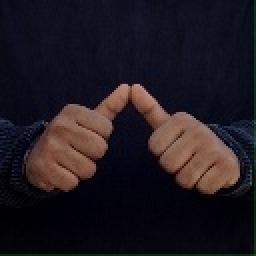
#> input picture templates/A.jpg, 128 x 128 px, found by its file name (shown 2 times larger)
$ python cmain.py
#> lines starting #> are read from the running program, lines starting #| are printed output that depends on the picture; after the words box and inside, x2 and y2 are one past the last pixel; in counts of white or black regions, pixels touching at a corner belong together
import cv2
import numpy as np
import os
import time
from collections import deque
import argparse

class PureCV_ISLRecognizer:
    def __init__(self, template_path):
        # Convert to absolute path and normalize
        self.template_path = os.path.abspath(os.path.normpath(template_path))

        # Core system state
        self.current_word = []
        self.words_history = []
        self.last_capture_time = 0
        self.last_gesture_time = 0
        self.inactivity_timeout = 3.0
        self.min_contour_area = 800

        # Recognition thresholds
        self.similarity_threshold = 0.7
        self.stability_threshold = 0.8

        # Countdown system
        self.countdown_start_time = 0
        self.countdown_active = False
        self.countdown_target = 2.0
        self.countdown_gesture = None

        # Display and performance
        self.frame_count = 0
        self.gestures_captured = 0
        self.processing_times = deque(maxlen=30)
        self.show_skin_mask = True

        # ROI configuration
        self.roi_active = True
        self.roi_size = 300
        self.roi_position = None

        # Skin detection parameters (optimized for brown hands)
        self.skin_lower_ycrcb = np.array([0, 135, 85], dtype=np.uint8)
        self.skin_upper_ycrcb = np.array([255, 180, 135], dtype=np.uint8)

        # Template storage
        self.templates = {}
        self.template_features = {}

        # Load and process templates
        self.load_templates()

    def load_templates(self):
        """Load and preprocess all template images"""
        print("Loading and processing templates...")
        print(f"Looking in: {self.template_path}")

        if not os.path.exists(self.template_path):
            print(f"Error: Template path does not exist!")
            print(f"Checked: {self.template_path}")
            print("\nPlease ensure the path is correct or use:")
            print("  python mainc.py --template_path \"C:\\Users\\iitsi\\Academics\\Sem V\\Computer Vision\\proj_2\\CV Project\\CV Project\\templates\"")
            return

        template_files = [f for f in os.listdir(self.template_path)
                         if f.lower().endswith(('.png', '.jpg', '.jpeg'))]

        if not template_files:
            print("No template images found!")
            print(f"Directory contents: {os.listdir(self.template_path)}")
            return

        print(f"Found {len(template_files)} template files")
        successful_templates = 0

        for filename in template_files:
            letter = os.path.splitext(filename)[0].upper()
            img_path = os.path.join(self.template_path, filename)
            template = cv2.imread(img_path, cv2.IMREAD_GRAYSCALE)
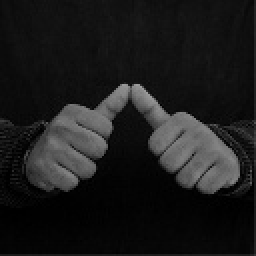
#> template: shape (128, 128) (shown 2 times larger); min 0, max 157, mean 27.4

            if template is not None:
                # Consistent preprocessing
                template_processed = self.preprocess_template(template)
                self.templates[letter] = template_processed

                # Extract features
                features = self.extract_pure_features(template_processed)
                if features is not None:
                    self.template_features[letter] = features
                    successful_templates += 1
                    print(f"  ✓ Loaded: {letter}")
                else:
                    print(f"  ✗ Failed features: {letter}")
            else:
                print(f"✗ Failed to load: {filename}")

        print(f"Successfully loaded {successful_templates}/{len(template_files)} templates")
        print(f"Available gestures: {list(self.template_features.keys())}")

    def preprocess_template(self, image):
        """Consistent template preprocessing to 200x200 with clean binarization"""
        target_size = 200

        # Handle different input sizes (like SPACE.jpg at 271x271)
        h, w = image.shape
        if h != target_size or w != target_size:
            scale = min(target_size / w, target_size / h)
            new_w, new_h = int(w * scale), int(h * scale)
            resized = cv2.resize(image, (new_w, new_h), interpolation=cv2.INTER_AREA)

            # Center on canvas
            canvas = np.zeros((target_size, target_size), dtype=np.uint8)
            x_offset = (target_size - new_w) // 2
            y_offset = (target_size - new_h) // 2
            canvas[y_offset:y_offset+new_h, x_offset:x_offset+new_w] = resized
            image = canvas

        # Apply CLAHE for contrast
        clahe = cv2.createCLAHE(clipLimit=2.0, tileGridSize=(8, 8))
        equalized = clahe.apply(image)
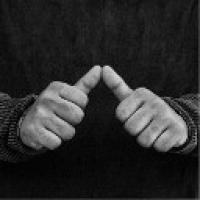
#> equalized: shape (200, 200); min 1, max 208, mean 42.2

        # Adaptive thresholding
        thresh = cv2.adaptiveThreshold(equalized, 255, cv2.ADAPTIVE_THRESH_GAUSSIAN_C,
                                      cv2.THRESH_BINARY, 11, 2)
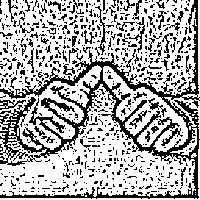
#> thresh: shape (200, 200); 68.5% white; black in thin lines or dots

        # Ensure white hand on black background
        if np.mean(thresh) > 127:
            thresh = cv2.bitwise_not(thresh)
#> thresh: shape (200, 200); 31.5% white in thin lines or dots

        # Clean with morphology
        kernel = np.ones((3, 3), np.uint8)
        thresh = cv2.morphologyEx(thresh, cv2.MORPH_OPEN, kernel)
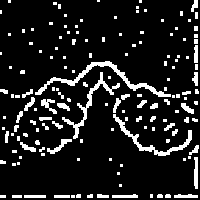
#> thresh: shape (200, 200); 12% white; 153 white regions (103 under 20 px), largest, box (x1, y1, x2, y2) and area: (35, 61, 171, 97) 687, (113, 114, 192, 156) 459, (62, 72, 120, 139) 451
        thresh = cv2.morphologyEx(thresh, cv2.MORPH_CLOSE, kernel)
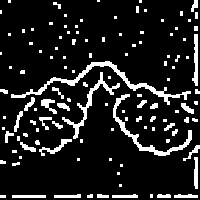
#> thresh: shape (200, 200); 12.4% white; 121 white regions (78 under 20 px)

        return thresh

    def preprocess_live_frame(self, image):
        """Enhanced skin segmentation using YCrCb color space"""
        # Convert to YCrCb for robust skin detection
        ycrcb = cv2.cvtColor(image, cv2.COLOR_BGR2YCrCb)

        # Apply CLAHE to Y channel for lighting invariance
        clahe = cv2.createCLAHE(clipLimit=2.0, tileGridSize=(8, 8))
        ycrcb[:,:,0] = clahe.apply(ycrcb[:,:,0])

        # Skin color segmentation
        skin_mask = cv2.inRange(ycrcb, self.skin_lower_ycrcb, self.skin_upper_ycrcb)

        # Morphological cleaning
        kernel_open = np.ones((3, 3), np.uint8)
        kernel_close = np.ones((7, 7), np.uint8)
        skin_mask = cv2.morphologyEx(skin_mask, cv2.MORPH_OPEN, kernel_open)
        skin_mask = cv2.morphologyEx(skin_mask, cv2.MORPH_CLOSE, kernel_close)

        # Fill largest contour to remove holes
        contours, _ = cv2.findContours(skin_mask, cv2.RETR_EXTERNAL, cv2.CHAIN_APPROX_SIMPLE)
        if contours:
            largest_contour = max(contours, key=cv2.contourArea)
            cv2.drawContours(skin_mask, [largest_contour], -1, 255, -1)

        return skin_mask

    def extract_pure_features(self, binary_image):
        """
        Extract pure computer vision features:
        - 7 Hu Moments (shape descriptors)
        - 5 contour shape features
        - 1 edge density feature
        Total: 13 features
        """
        contours, _ = cv2.findContours(binary_image, cv2.RETR_EXTERNAL, cv2.CHAIN_APPROX_SIMPLE)
#> contours = 121 contours, 94 with area under 20; largest, box (x1, y1, x2, y2) and area: (11, 61, 191, 105) 661, (113, 94, 192, 156) 427, (62, 72, 120, 139) 330, (192, 34, 198, 86) 140, (39, 139, 72, 156) 104

        if not contours:
            return None

        largest_contour = max(contours, key=cv2.contourArea)
#> largest_contour = contour of 245 points, box (x1, y1, x2, y2) (11, 61, 191, 105), area 661
        contour_area = cv2.contourArea(largest_contour)
#> contour_area = 661
#| Available gestures: ['B', 'C', 'E']

        # Basic area filter
        if contour_area < self.min_contour_area:
            return None

        try:
            # Get convex hull for stable shape
            hull = cv2.convexHull(largest_contour)
            hull_area = cv2.contourArea(hull)

            # 1. Hu Moments (7 features) - rotation, scale, translation invariant
            moments = cv2.moments(hull)
            hu_moments = cv2.HuMoments(moments).flatten()

            # Log transform for better numerical behavior
            hu_moments = -np.sign(hu_moments) * np.log10(np.abs(hu_moments) + 1e-8)

            # 2. Contour shape features (5 features)
            area = cv2.contourArea(largest_contour)
            perimeter = cv2.arcLength(hull, True)
            x, y, w, h = cv2.boundingRect(hull)

            aspect_ratio = w / h if h > 0 else 0
            extent = area / (w * h) if w * h > 0 else 0
            solidity = area / hull_area if hull_area > 0 else 0

            # 3. Edge density feature (1 feature)
            edges = cv2.Canny(binary_image, 50, 150)
            edge_density = np.sum(edges > 0) / (edges.size + 1e-8)

            # Combine all 13 features
            features = np.concatenate([
                hu_moments,                    # 7 features
                [area / 10000,                 # Normalized area
                 perimeter / 1000,             # Normalized perimeter
                 aspect_ratio, extent, solidity, # Shape ratios
                 edge_density]                 # Edge density
            ])

            return features

        except Exception as e:
            return None

    def cosine_similarity(self, vec1, vec2):
        """Compute cosine similarity between two feature vectors"""
        if vec1 is None or vec2 is None:
            return 0.0

        # Normalize vectors
        norm1 = np.linalg.norm(vec1)
        norm2 = np.linalg.norm(vec2)

        if norm1 == 0 or norm2 == 0:
            return 0.0

        return np.dot(vec1, vec2) / (norm1 * norm2)

    def recognize_by_similarity(self, live_features):
        """Recognize gesture using pure cosine similarity with templates"""
        if live_features is None or not self.template_features:
            return [], 0.0

        similarities = []

        for letter, template_feat in self.template_features.items():
            similarity = self.cosine_similarity(live_features, template_feat)
            similarities.append((letter, similarity))

        # Sort by similarity (descending)
        similarities.sort(key=lambda x: x[1], reverse=True)

        # Return top matches and best similarity
        top_matches = similarities[:3]
        best_similarity = top_matches[0][1] if top_matches else 0.0

        return top_matches, best_similarity

    def update_countdown(self, current_gesture, current_similarity):
        """Manage the 2-second countdown for gesture stability"""
        current_time = time.time()

        # Reset if no valid gesture or low similarity
        if not current_gesture or current_similarity < self.similarity_threshold:
            self.countdown_active = False
            return False, 0.0

        if self.countdown_active and self.countdown_gesture == current_gesture:
            # Continue existing countdown
            elapsed = current_time - self.countdown_start_time
            progress = min(elapsed / self.countdown_target, 1.0)

            if elapsed >= self.countdown_target:
                # Countdown complete
                self.countdown_active = False
                return True, 1.0
            else:
                return False, progress
        else:
            # Start new countdown
            self.countdown_active = True
            self.countdown_gesture = current_gesture
            self.countdown_start_time = current_time
            return False, 0.0

    # [19 lines left out: function commit_gesture, not called in this run]

    def setup_roi(self, frame):
        """Setup ROI in center of frame"""
        h, w = frame.shape[:2]
        roi_x = (w - self.roi_size) // 2
        roi_y = (h - self.roi_size) // 2
        self.roi_position = (roi_x, roi_y, self.roi_size, self.roi_size)
        return self.roi_position

    def extract_roi(self, frame):
        """Extract ROI from frame"""
        if not self.roi_active or self.roi_position is None:
            return frame
        x, y, size, _ = self.roi_position
        roi = frame[y:y+size, x:x+size]
        # Handle case where ROI is out of bounds
        return roi if roi.size > 0 else frame

    def create_display(self, frame, skin_mask, contours, top_matches, countdown_progress, processing_time):
        """Create clean, informative display"""
        h, w = frame.shape[:2]

        # Create side-by-side display
        display_frame = np.zeros((h, w * 2, 3), dtype=np.uint8)

        # Left: Original frame with annotations
        left_frame = frame.copy()

        # Draw ROI with state-based coloring
        if self.roi_active and self.roi_position:
            x, y, size, _ = self.roi_position
            if countdown_progress >= 1.0:
                color = (0, 255, 0)  # Green - ready
            elif countdown_progress > 0:
                color = (0, 255, 255)  # Yellow - counting
            else:
                color = (128, 128, 128)  # Gray - idle

            cv2.rectangle(left_frame, (x, y), (x + size, y + size), color, 3)
            cv2.putText(left_frame, "ROI", (x, y-10),
                       cv2.FONT_HERSHEY_SIMPLEX, 0.6, color, 2)

        # Draw contours if valid
        if contours:
            largest_contour = max(contours, key=cv2.contourArea)
            if cv2.contourArea(largest_contour) > self.min_contour_area:
                hull = cv2.convexHull(largest_contour)
                cv2.drawContours(left_frame, [hull], -1, (0, 255, 0), 2)
                cv2.drawContours(left_frame, [largest_contour], -1, (255, 0, 0), 1)

        # Right: Information and skin mask
        right_frame = np.zeros((h, w, 3), dtype=np.uint8)

        # Top: Skin mask display
        skin_display = cv2.cvtColor(skin_mask, cv2.COLOR_GRAY2BGR)
        skin_display = cv2.resize(skin_display, (w, h//3))
        right_frame[0:h//3, :] = skin_display
        cv2.putText(right_frame, "Hand Segmentation", (10, 20),
                   cv2.FONT_HERSHEY_SIMPLEX, 0.6, (255, 255, 255), 1)

        # Middle: Recognition info
        info_panel = np.zeros((h//3, w, 3), dtype=np.uint8)
        y_offset = 30

        # Current detection status
        if top_matches:
            best_gesture, best_similarity = top_matches[0]
            status_color = (0, 255, 0) if countdown_progress >= 1.0 else (0, 255, 255)
            status_text = f"READY: {best_gesture}" if countdown_progress >= 1.0 else f"Detecting: {best_gesture}"
            cv2.putText(info_panel, status_text, (10, y_offset),
                       cv2.FONT_HERSHEY_SIMPLEX, 0.7, status_color, 2)
            y_offset += 35

            cv2.putText(info_panel, f"Similarity: {best_similarity:.1%}", (10, y_offset),
                       cv2.FONT_HERSHEY_SIMPLEX, 0.5, (255, 255, 255), 1)
            y_offset += 25
        else:
            cv2.putText(info_panel, "No hand detected", (10, y_offset),
                       cv2.FONT_HERSHEY_SIMPLEX, 0.7, (0, 0, 255), 2)
            y_offset += 35

        # Countdown progress bar
        bar_width = 200
        bar_height = 20
        cv2.rectangle(info_panel, (10, y_offset), (10 + bar_width, y_offset + bar_height),
                     (50, 50, 50), -1)

        if countdown_progress > 0:
            progress_width = int(bar_width * countdown_progress)
            color = (0, 255, 0) if countdown_progress >= 1.0 else (0, 255, 255)
            cv2.rectangle(info_panel, (10, y_offset), (10 + progress_width, y_offset + bar_height),
                         color, -1)

        countdown_text = "READY!" if countdown_progress >= 1.0 else f"Stability: {countdown_progress:.0%}"
        cv2.putText(info_panel, countdown_text, (10 + bar_width + 10, y_offset + 15),
                   cv2.FONT_HERSHEY_SIMPLEX, 0.4, (255, 255, 255), 1)
        y_offset += 30

        right_frame[h//3:2*h//3, :] = info_panel

        # Bottom: Top matches
        match_panel = np.zeros((h//3, w, 3), dtype=np.uint8)
        y_offset = 25

        cv2.putText(match_panel, "TOP MATCHES:", (10, y_offset),
                   cv2.FONT_HERSHEY_SIMPLEX, 0.5, (255, 255, 255), 1)
        y_offset += 25

        for i, (letter, similarity) in enumerate(top_matches[:3]):
            color = (0, 255, 0) if similarity > 0.8 else (0, 255, 255) if similarity > 0.6 else (255, 255, 0)
            match_text = f"{letter}: {similarity:.1%}"
            cv2.putText(match_panel, match_text, (10, y_offset),
                       cv2.FONT_HERSHEY_SIMPLEX, 0.5, color, 1)
            y_offset += 22

        right_frame[2*h//3:, :] = match_panel

        # Combine left and right
        display_frame[:, :w] = left_frame
        display_frame[:, w:] = right_frame

        # System status overlay
        current_word_text = ''.join(self.current_word) if self.current_word else "[Ready...]"
        history_text = " | ".join(self.words_history[-3:]) if self.words_history else "No words yet"

        cv2.putText(display_frame, f"WORD: {current_word_text}", (10, 30),
                   cv2.FONT_HERSHEY_SIMPLEX, 0.7, (0, 255, 255), 2)
        cv2.putText(display_frame, f"History: {history_text}", (10, 60),
                   cv2.FONT_HERSHEY_SIMPLEX, 0.5, (255, 255, 0), 1)

        # Performance metrics
        metrics_y = h - 10
        cv2.putText(display_frame, f"FPS: {self.calculate_fps():.1f}",
                   (w - 150, metrics_y), cv2.FONT_HERSHEY_SIMPLEX, 0.4, (255, 255, 255), 1)
        cv2.putText(display_frame, f"Gestures: {self.gestures_captured}",
                   (w - 300, metrics_y), cv2.FONT_HERSHEY_SIMPLEX, 0.4, (255, 255, 255), 1)
        cv2.putText(display_frame, f"Process: {processing_time:.1f}ms",
                   (w - 450, metrics_y), cv2.FONT_HERSHEY_SIMPLEX, 0.4, (255, 255, 255), 1)

        return display_frame

    # [16 lines left out: function calculate_fps, not called in this run]

    def process_frame(self, frame):
        """Process single frame with pure CV pipeline"""
        start_time = time.time()
        self.frame_count += 1
        current_time = time.time()

        # Setup ROI on first frame
        if self.roi_position is None:
            self.setup_roi(frame)

        # Extract and process ROI
        roi_frame = self.extract_roi(frame)
        skin_mask = self.preprocess_live_frame(roi_frame)

        # Extract features
        features = self.extract_pure_features(skin_mask)
        contours, _ = cv2.findContours(skin_mask, cv2.RETR_EXTERNAL, cv2.CHAIN_APPROX_SIMPLE)

        # Recognize gesture
        top_matches, best_similarity = self.recognize_by_similarity(features)
        best_gesture = top_matches[0][0] if top_matches else None

        # Update countdown system
        countdown_complete, countdown_progress = self.update_countdown(best_gesture, best_similarity)

        # Update timing for valid detections
        if best_gesture and best_similarity > 0.5:
            self.last_gesture_time = current_time

        # Commit gesture if countdown completes
        if countdown_complete and best_gesture and current_time - self.last_capture_time > 1.0:
            self.commit_gesture(best_gesture)

        # Auto-complete word on inactivity
        if self.should_finalize_word() and self.current_word:
            word = ''.join(self.current_word)
            self.words_history.append(word)
            self.current_word = []
            print(f"⏱ AUTO-COMPLETE: '{word}'")
            self.last_gesture_time = current_time

        # Calculate processing time
        processing_time = (time.time() - start_time) * 1000
        self.processing_times.append(processing_time)
        avg_processing_time = np.mean(self.processing_times) if self.processing_times else 0

        # Create display
        display_frame = self.create_display(
            frame, skin_mask, contours, top_matches, countdown_progress, avg_processing_time
        )

        return display_frame

    def should_finalize_word(self):
        """Check if word should be finalized due to inactivity"""
        if not self.current_word:
            return False
        return time.time() - self.last_gesture_time > self.inactivity_timeout

    def run(self):
        """Main execution loop"""
        cap = cv2.VideoCapture(0)

        if not cap.isOpened():
            print("❌ Error: Could not open camera")
            return

        # Configure camera
        cap.set(cv2.CAP_PROP_FRAME_WIDTH, 640)
        cap.set(cv2.CAP_PROP_FRAME_HEIGHT, 480)

        print("🎥 Camera initialized successfully!")
        print(f"📚 Loaded {len(self.template_features)} gestures: {list(self.template_features.keys())}")
#| 📚 Loaded 3 gestures: ['B', 'C', 'E']
        print("🔧 PIPELINE:")
        print("   ➤ YCrCb skin segmentation + CLAHE")
        print("   ➤ 13 geometric features (Hu Moments + shape + edges)")
        print("   ➤ Cosine similarity template matching")
        print("   ➤ 2-second stability countdown")
        print("\n🎮 CONTROLS:")
        print("   SPACE - Insert space/complete word")
        print("   'c'   - Clear current word")
        print("   'm'   - Toggle skin mask display")
        print("   'q'   - Quit application")

        try:
            while True:
                ret, frame = cap.read()
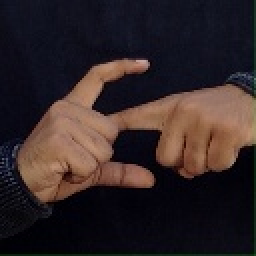
#> input picture templates/E.jpg, 128 x 128 px, given in place of the camera (shown 2 times larger)
#> frame is the input picture: shape (128, 128, 3); mean B, G, R 38.5, 37.7, 49.4
                if not ret:
                    print("❌ Error: Could not read frame")
                    break

                # Mirror frame for more intuitive interaction
                frame = cv2.flip(frame, 1)
#> (the rest of the program and of its run is left out)
